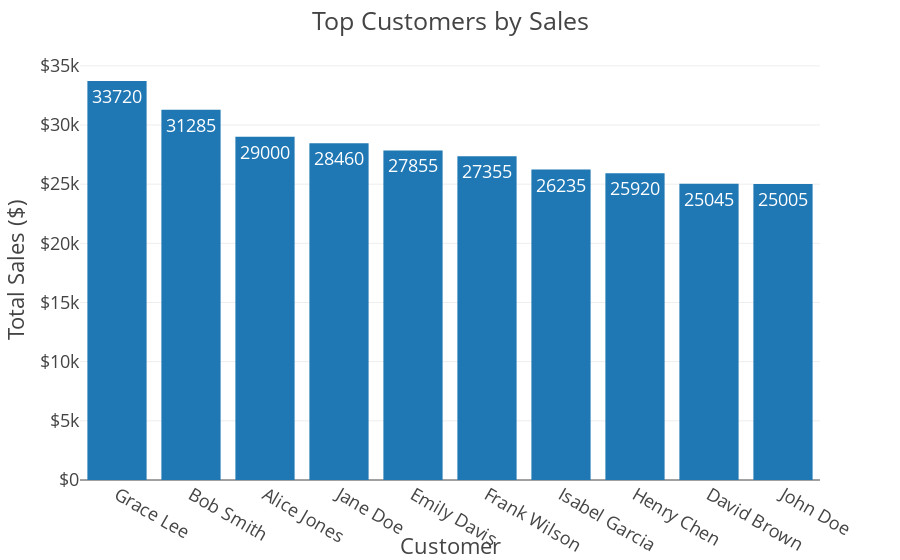

This figure's notebook cell:
### Code cell
# Create the Plotly figure
fig = px.bar(df,
             x='customer_name',
             y='total_sales',
             template=plotly_template,
             text='total_sales')

# Set the layout
fig.update_layout(
    title='Top Customers by Sales',
    xaxis_title='Customer',
    yaxis_title='Total Sales ($)',
    yaxis_tickprefix='$',
)

# Show the plot
fig.show()

# Save the chart as a PNG image
fig.write_image(output_dir / 'customer_sales.png',
                width=1200,
                height=400,
                scale=4)

### Figure 1 — Plotly figure (JSON) as saved in the notebook; plotly's stock layout.template omitted (floating-point values rounded to 4 significant figures)
{"data": [{"alignmentgroup": "True", "hovertemplate": "customer_name=%{x}<br>total_sales=%{text}<extra></extra>", "legendgroup": "", "marker": {"color": "#1F77B4", "pattern": {"shape": ""}}, "name": "", "offsetgroup": "", "orientation": "v", "showlegend": false, "text": [33720, 31285, 29000, 28460, 27855, 27355, 26235, 25920, 25045, 25005], "textposition": "auto", "type": "bar", "x": ["Grace Lee", "Bob Smith", "Alice Jones", "Jane Doe", "Emily Davis", "Frank Wilson", "Isabel Garcia", "Henry Chen", "David Brown", "John Doe"], "xaxis": "x", "y": [33720, 31285, 29000, 28460, 27855, 27355, 26235, 25920, 25045, 25005], "yaxis": "y"}], "layout": {"barmode": "relative", "legend": {"tracegroupgap": 0}, "margin": {"t": 60}, "title": {"text": "Top Customers by Sales"}, "xaxis": {"anchor": "y", "domain": [0, 1], "title": {"text": "Customer"}}, "yaxis": {"anchor": "x", "domain": [0, 1], "tickprefix": "$", "title": {"text": "Total Sales ($)"}}}}
